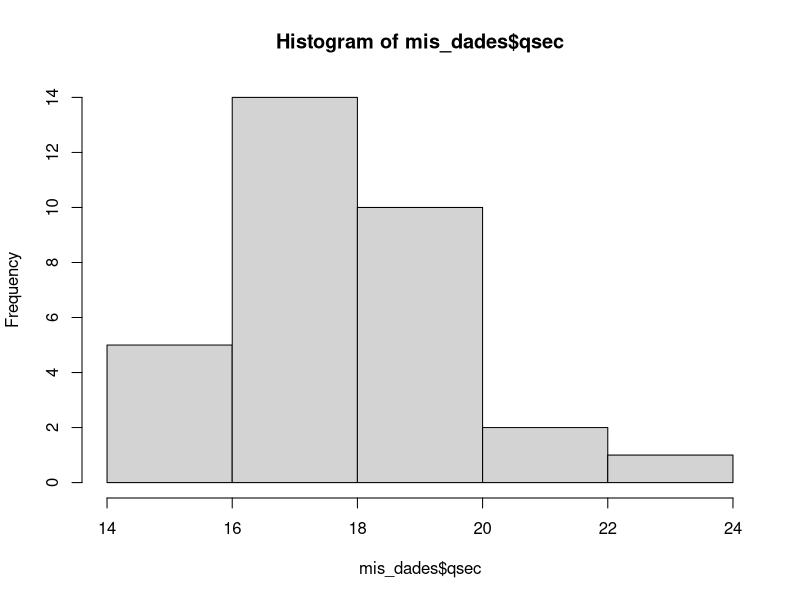
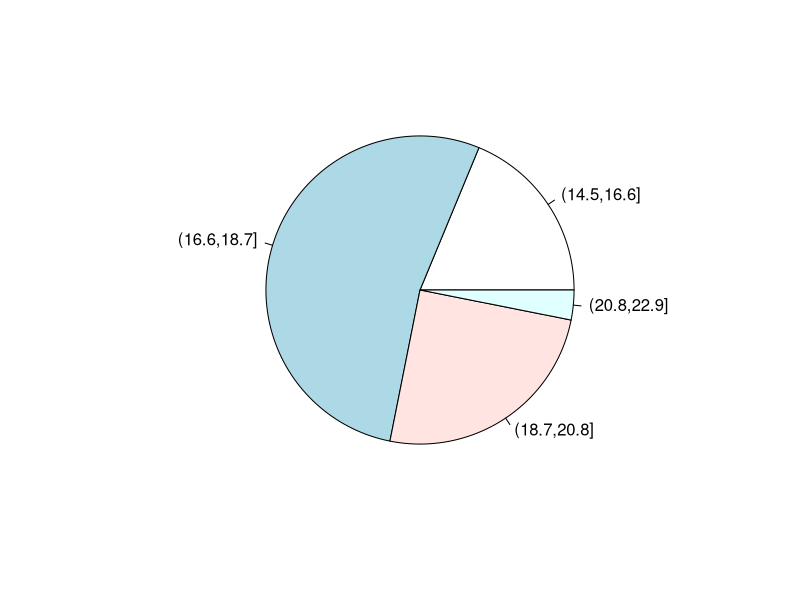
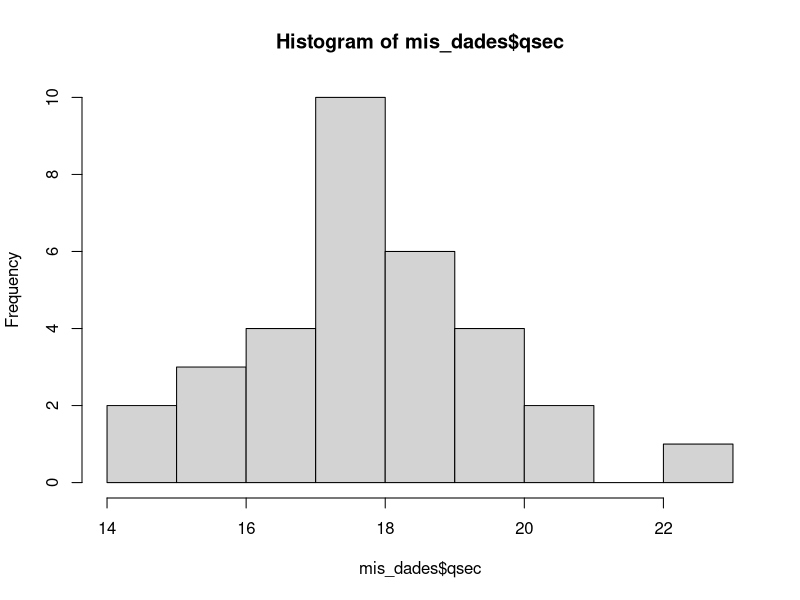
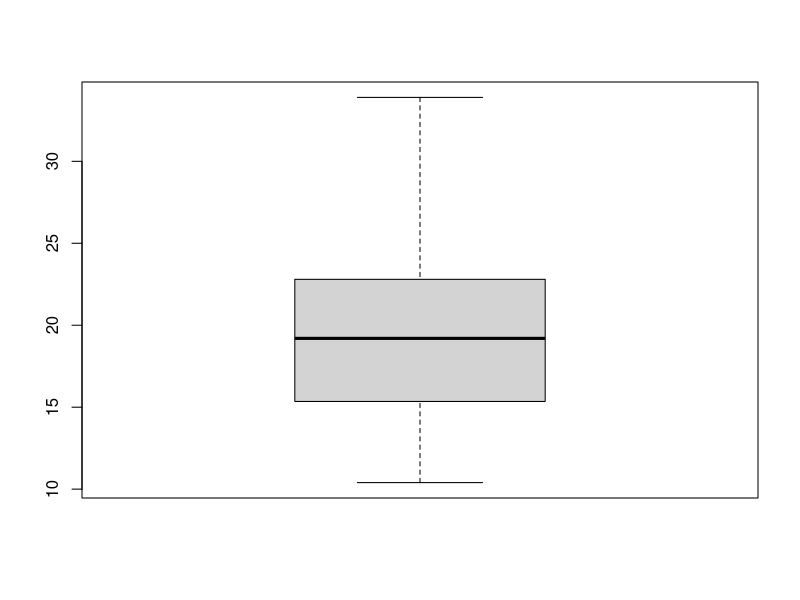

Write the R code that produced these figures, in order.
#codigo problema 1
mis_dades <- mtcars
#el dolar es para extraer unos datos especificos de una gran serie
mis_dades$qsec
qsec_intervalo <- cut(mis_dades$qsec, 4)
ni <- table(qsec_intervalo)
sum(ni)
hist(mis_dades$qsec, breaks=4)
fi <- ni/sum(ni)
fi
pie(fi)
cumsum(ni)
hist(mis_dades$qsec)
#el resultado de la primera pregunta es(la mitjana):
mean(mis_dades$qsec)
#pregunta 2(la mediana):
mis_dades$drat
sort(mis_dades$drat)
median(mis_dades$drat)
#pregunta 3(primer quartil):
quantile(mis_dades$drat,0.25)
#pregunta 4:
quantile(mis_dades$mpg,0.18)
#pregunta 5(dispersion-inter quartile range):
quantile(mis_dades$mpg,0.75)-quantile(mis_dades$mpg,0.25)
boxplot(mis_dades$mpg)
IQR(mis_dades$mpg)
mis_dades$cyl
sort(mis_dades$cyl)
IQR(mis_dades$cyl)
#pregunta 6 y 7(desviacio tipica corregida i variancia):
sd(mis_dades$cyl)
var(mis_dades$cyl)
